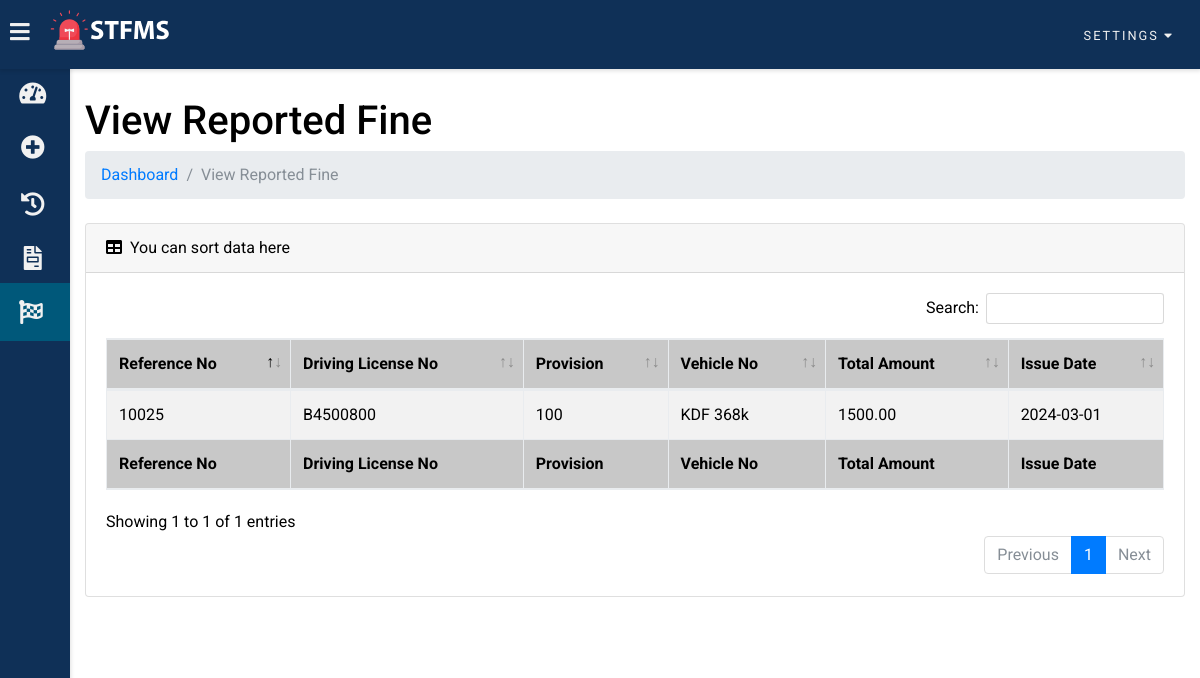
Page /tpo/view_reported_fine.php (signed in) on the committed database.
### tables this page shows
CREATE TABLE `issued_fines` (
  `issued_fines_no` int(255) NOT NULL,
  `issued_fines_police_id` varchar(255) NOT NULL,
  `issued_fines_license_id` varchar(255) NOT NULL,
  `issued_fines_vehicle_no` varchar(255) NOT NULL,
  `issued_fines_class_of_vehicle` varchar(255) NOT NULL,
  `issued_fines_place` varchar(255) NOT NULL,
  `issued_fines_date` date NOT NULL,
  `issued_fines_time` time NOT NULL,
  `issued_fines_expire_date` date NOT NULL,
  `issued_fines_provisions` varchar(255) NOT NULL,
  `issued_fines_total_amount` decimal(10,2) NOT NULL,
  `issued_fines_status` varchar(255) NOT NULL,
  `issued_fines_paid_date` date NOT NULL
);

### tpo/view_reported_fine_table.php (the view, shortened to what this page needs)
<?php
if (isset($_SESSION['police_id']) && isset($_SESSION['officer_email']) && isset($_SESSION['officer_name']) && isset($_SESSION['police_station'])) {
?>
<table class="table table-striped table-bordered" id="dataTable" width="100%" cellspacing="0">
    <thead>
        <tr>
            <th>Reference No</th>
            <th>Driving License No</th>
            <th>Provision</th>
            <th>Vehicle No</th>
            <th>Total Amount</th>
            <th>Issue Date</th>
        </tr>
    </thead>
    <tfoot>
        <tr>
            <th>Reference No</th>
            <th>Driving License No</th>
            <th>Provision</th>
            <th>Vehicle No</th>
            <th>Total Amount</th>
            <th>Issue Date</th>
        </tr>
    </tfoot>
    <tbody>
    <?php
        $police_id = $_SESSION['police_id'];
		$sql=mysqli_query($conn,"select * from issued_fines where issued_fines_police_id = '$police_id'");
		while($res=mysqli_fetch_assoc($sql))
		{
		?>
        <tr>
            <td><?php echo $res['issued_fines_no']; ?></td>
            <td><?php echo $res['issued_fines_license_id']; ?></td>
            <td><?php echo $res['issued_fines_provisions']; ?></td>
            <td><?php echo $res['issued_fines_vehicle_no']; ?></td>
            <td><?php echo $res['issued_fines_total_amount']; ?></td>
            <td><?php echo $res['issued_fines_date']; ?></td>
        </tr>
	    <?php
		}?>
    </tbody>
</table>
<?php
}else{
	header("Location: index.php");
	exit();
}
?>

### assets/css/main.css (style rules this page uses)
:root { --primary-color: #e84545; --warning-color: #431374; --success-color: #d46d31; --danger-color: #1d9e8b; --main-theam-color: #0f3057; --second-theam-color: #00587a; --light-background-color: #ffffff; --cards-background-color: #f1f1f1; --main-text-color: #333333; }
* { box-sizing: border-box; }
body { font-family: 'Roboto', sans-serif; background: var(--main-bg-color); color: var(--main-color); margin: 0; overflow-x: hidden; }
table { border-collapse: collapse; margin: 0 auto; width: 100% !important; }
table td { border-top: 1px solid var(--second-bg-color); padding: 10px; }
table th { border-top: 1px solid var(--second-bg-color); border-bottom: 1px solid var(--second-bg-color); padding: 15px 12px; background-color: #c8c8c8; }
#dataTable td, #dataTable th { width: auto !important; }

### rows in the picture
issued_fines: issued_fines_no "10025", issued_fines_license "B4500800", issued_fines_provisions "100", issued_fines_vehicle_no "KDF 368k", issued_fines_total_amount "1500.00", issued_fines_date "2024-03-01"
